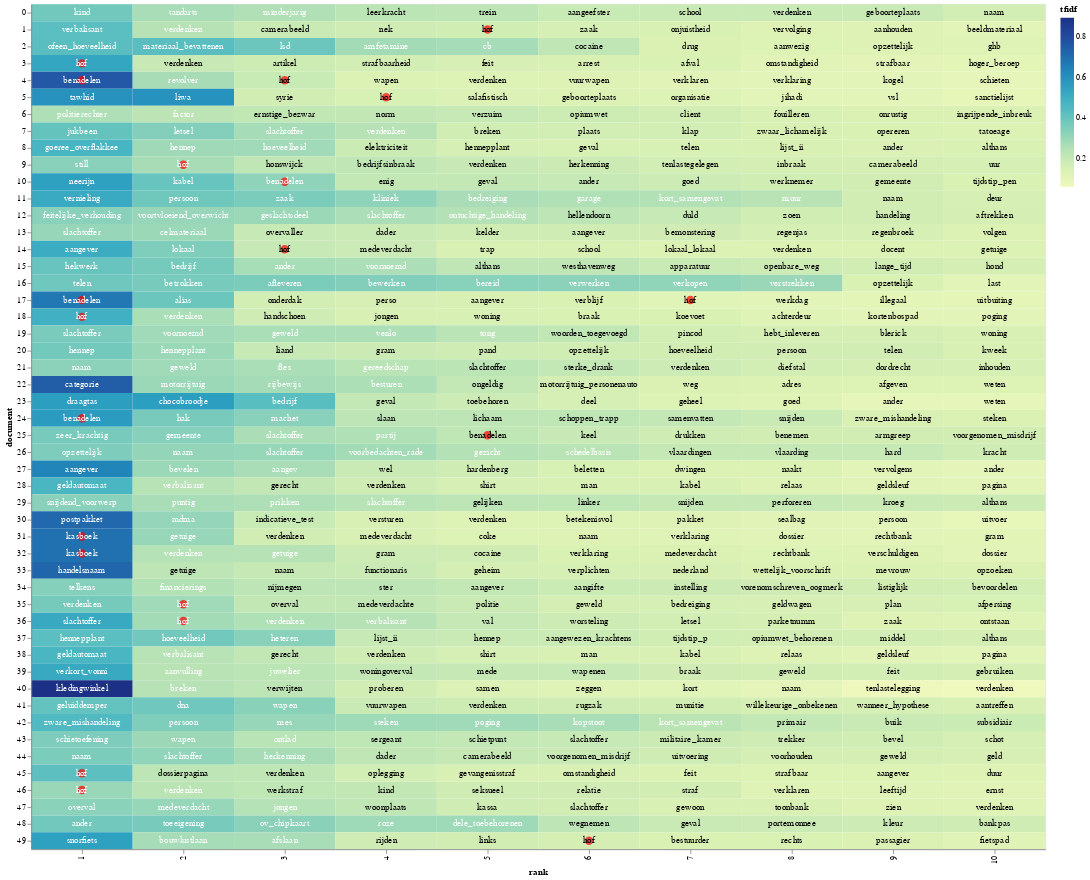

Notebook cell for this chart:
### Code cell
# Doesn't work due to the length constraint of a document (max. 5000)

import altair as alt
import numpy as np

# Terms in this list will get a red dot in the visualization
term_list = ['benadelen', 'kasboek', 'hof']

# adding a little randomness to break ties in term ranking
top_tfidf_plusRand = top_tfidf.copy()
top_tfidf_plusRand = top_tfidf_plusRand.iloc[:500,]
top_tfidf_plusRand['tfidf'] = top_tfidf_plusRand['tfidf'] + np.random.rand(top_tfidf_plusRand.shape[0])*0.0001

# base for all visualizations, with rank calculation
base = alt.Chart(top_tfidf_plusRand).encode(
    x = 'rank:O',
    y = 'document:N'
).transform_window(
    rank = "rank()",
    sort = [alt.SortField("tfidf", order="descending")],
    groupby = ["document"],
)

# heatmap specification
heatmap = base.mark_rect().encode(
    color = 'tfidf:Q'
)

# red circle over terms in above list
circle = base.mark_circle(size=100).encode(
    color = alt.condition(
        alt.FieldOneOfPredicate(field='term', oneOf=term_list),
        alt.value('red'),
        alt.value('#FFFFFF00')        
    )
)

# text labels, white for darker heatmap colors
text = base.mark_text(baseline='middle').encode(
    text = 'term:N',
    color = alt.condition(alt.datum.tfidf >= 0.23, alt.value('white'), alt.value('black'))
)

# display the three superimposed visualizations
(heatmap + circle + text).properties(width = 1200)

### Figure 1 — Vega-Lite specification as saved in the notebook (floating-point values rounded to 4 significant figures; data arrays with more than 128 entries replaced by an {"elided": "..."} marker saying what was removed)
{"config": {"view": {"continuousWidth": 400, "continuousHeight": 300}}, "layer": [{"mark": "rect", "encoding": {"color": {"field": "tfidf", "type": "quantitative"}, "x": {"field": "rank", "type": "ordinal"}, "y": {"field": "document", "type": "nominal"}}, "transform": [{"window": [{"op": "rank", "field": "", "as": "rank"}], "groupby": ["document"], "sort": [{"field": "tfidf", "order": "descending"}]}]}, {"mark": {"type": "circle", "size": 100}, "encoding": {"color": {"condition": {"value": "red", "test": {"field": "term", "oneOf": ["benadelen", "kasboek", "hof"]}}, "value": "#FFFFFF00"}, "x": {"field": "rank", "type": "ordinal"}, "y": {"field": "document", "type": "nominal"}}, "transform": [{"window": [{"op": "rank", "field": "", "as": "rank"}], "groupby": ["document"], "sort": [{"field": "tfidf", "order": "descending"}]}]}, {"mark": {"type": "text", "baseline": "middle"}, "encoding": {"color": {"condition": {"value": "white", "test": "(datum.tfidf >= 0.23)"}, "value": "black"}, "text": {"field": "term", "type": "nominal"}, "x": {"field": "rank", "type": "ordinal"}, "y": {"field": "document", "type": "nominal"}}, "transform": [{"window": [{"op": "rank", "field": "", "as": "rank"}], "groupby": ["document"], "sort": [{"field": "tfidf", "order": "descending"}]}]}], "data": {"name": "data-969e2e5a2ce5f65f56f928faaf2d9bac"}, "width": 1200, "$schema": "https://vega.github.io/schema/vega-lite/v4.17.0.json", "datasets": {"data-969e2e5a2ce5f65f56f928faaf2d9bac": {"elided": "500 records"}}}
